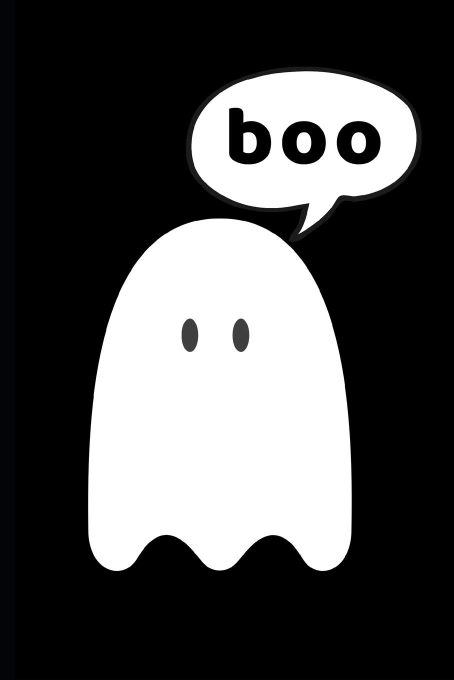
#> input picture cartoon_ghost_attempt/ghost_cute/ghost cute_14.jpeg, 907 x 1360 px (shown at 1/2 size); its folder holds 4 pictures in this run
$ python image_resize.py
#> lines starting #> are read from the running program, lines starting #| are printed output that depends on the picture
from PIL import Image
from os import listdir
from os.path import isfile, join

mypath = "cartoon_ghost_attempt/ghost_cute/"
onlyfiles = [f for f in listdir(mypath) if isfile(join(mypath, f))]

for filename in onlyfiles:
    im = Image.open(mypath + filename)
#> im is the input picture: PIL image 907x1360 RGB; mean R, G, B 80.3, 80.4, 80.5
    new_file_name = "resized_" + filename
    # print(new_file_name)
    newsize = (300, 300)
    im1 = im.resize(newsize)
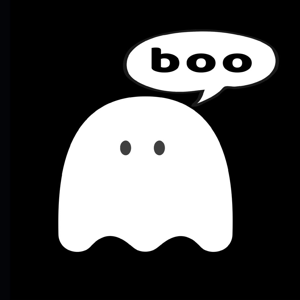
#> im1: PIL image 300x300 RGB; mean R, G, B 80.3, 80.3, 80.5
    if new_file_name.endswith(".gif"):
        filename = filename.split(".", 1)[0]
        im1 = im1.save("resized_ghost/" + filename + ".png", 'png', optimize=True, quality=70)
    else:
        im1 = im1.save("resized_ghost/" + filename)
#> pass 2 of the loop `for filename in onlyfiles:`:
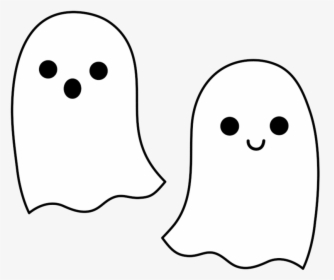
#> input picture cartoon_ghost_attempt/ghost_cute/ghost cute_19.jpeg, 334 x 280 px
#> im is the input picture: PIL image 334x280 RGB; min 0, max 255, mean 238.5
#> `im1 = im.resize(newsize)`:
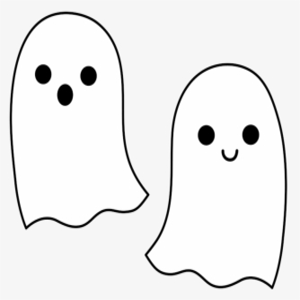
#> im1: PIL image 300x300 RGB; min 0, max 255, mean 238.5
#> pass 3 of the loop `for filename in onlyfiles:`:
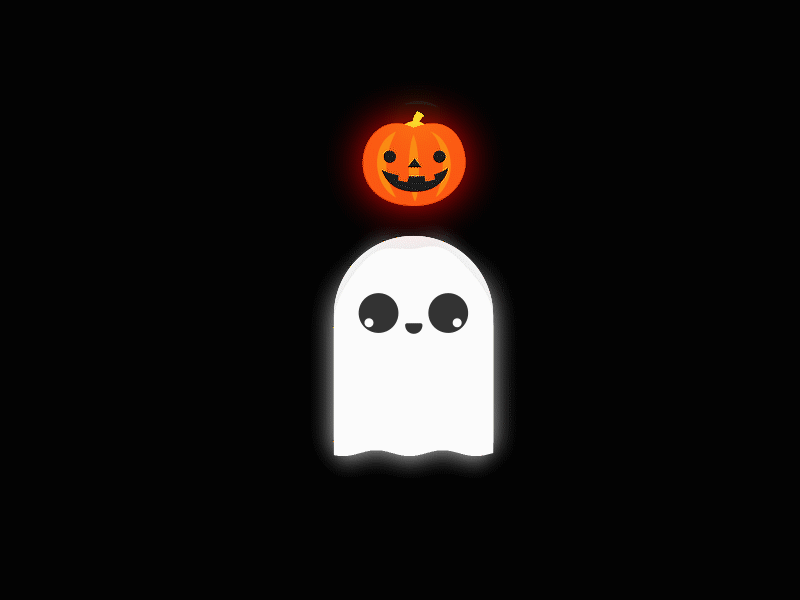
#> input picture cartoon_ghost_attempt/ghost_cute/ghost cute_26.gif, 800 x 600 px
#> im is the input picture: PIL image 800x600 P; mean R, G, B 23.9, 20.8, 19.7
#> `im1 = im.resize(newsize)`:
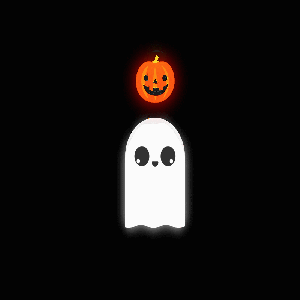
#> im1: PIL image 300x300 P; mean R, G, B 23.9, 20.9, 19.8
#> the loop made 4 passes; the first 3 are shown
